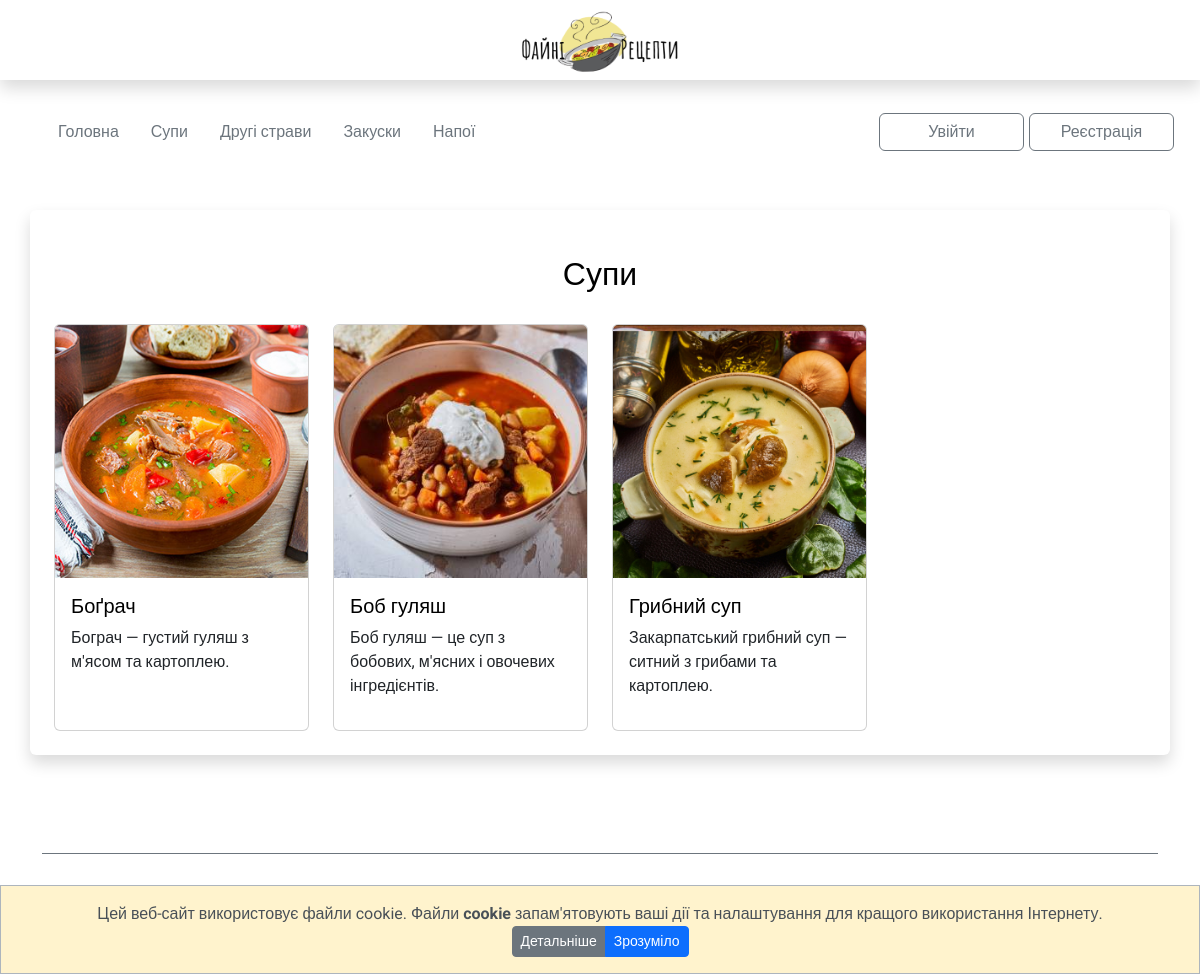
Screenshot of /soup with the database file from the repository.
### recipes_app/models.py (models this page shows, shortened)
class Recipes(models.Model):
    name = models.CharField('Назва страв', max_length=30, blank=False)
    food_type = models.CharField('Тип їжі', max_length=20, blank=False, default='')
    short_desc = models.TextField('Короткий опис', max_length=80, blank=False)
    img = models.ImageField(null=True, blank=True, upload_to="media/", verbose_name='img')
    text = RichTextUploadingField('Recipe')

### recipes_app/views.py (the view)
# urls.py: path('soup', soup_page, name='soup_page'),
def soup_page(request):
    soup = Recipes.objects.all()
    return render(request, 'soup_page.html', context={'soup': soup})

### templates/soup_page.html
{% extends 'base.html' %}
{% load static %}
{% block content %}
<div class="recipe-item">
    <div class="container shadow p-4 mb-5 mt-5 bg-body rounded">
        <h1>Супи </h1>
        <div class="row gy-3">
            {%  for i in soup %}
            {% if i.food_type == 'soup' %}
            <div class="col-lg-3 col-md-4 col-sm-6 col-6">
                <div class="card h-100 mb-3">
                    <a href="{{i.id}}"><img src="{{i.img.url}}" class="card-img-top" alt="..."></a>
                    <div class="card-body">
                    <a href="{{i.id}}">
                        <h5 class="card-title">{{i.name}}</h5>
                    </a>
                    <p class="card-text">{{i.short_desc}}</p>
                    </div>
                </div>
            </div>
            {% endif %}
            {% endfor %}
        </div>
    </div>
</div>
{% endblock content %}

### static/css/style.css (style rules this page uses)
html, body { height: 100%; color: #000000; font-family: 'Roboto', sans-serif; font-size: 1rem; }
body a { text-decoration: none; color: #000000; }
body img { padding: 0; margin: 0; max-width:100%; max-height: 100%; }
body h1, h3 { text-align: center; margin-bottom: 30px; }
.recipe-item { margin-top: 50px; }

### rows the page displays
Recipes: img (picture), name "Боґрач", short_desc "Бограч — густий гуляш з м'ясом та картоплею."
Recipes: img (picture), name "Боб гуляш", short_desc "Боб гуляш — це суп з бобових, м'ясних і овочевих інгредієнтів."
Recipes: img (picture), name "Грибний суп", short_desc "Закарпатський грибний суп — ситний з грибами та картоплею."
